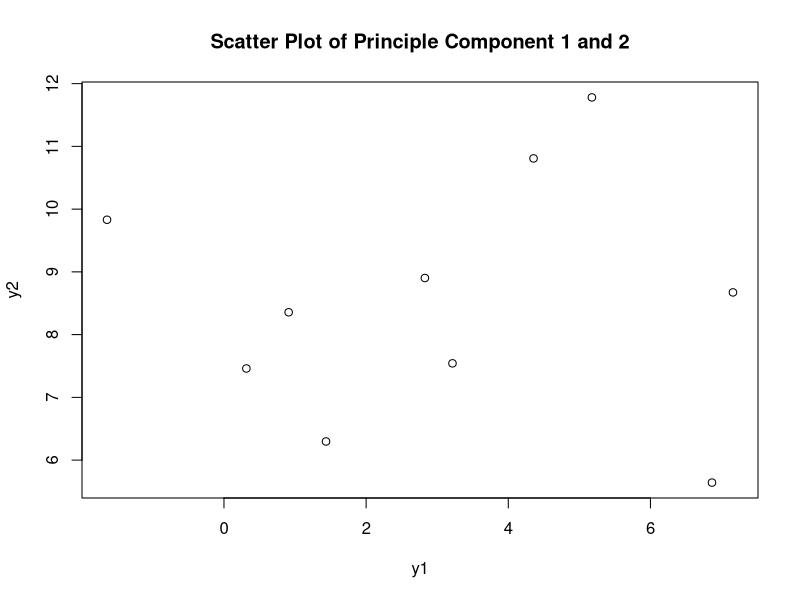

Write the R code that produced this figure.

data <- c(7,4,6,8,8,7,5,9,7,8,4,1,3,6,5,2,3,5,4,2,3,8,5,1,7,9,3,8,5,2)
x <- matrix(data, nrow=10, ncol=3)
cov_matrix <- cov(x)

x1 <- x[,1]
x2 <- x[,2]
x3 <- x[,3]

PC1_load <- c(-.137571, -.250460, 0.958308)
PC2_load <- c(0.699037, 0.660889, 0.273080)

y1 <- x %*% t(t(PC1_load))
y2 <- x %*% t(t(PC2_load))

plot(y1, y2, main='Scatter Plot of Principle Component 1 and 2', xlab='y1', ylab='y2')

#Correlation Matrix

#First the eigenvectors 

PC1_ev <- c(-.137571, -.250460, 0.958308)
PC2_ev <- c(0.699037, 0.660889, 0.273080)

evalue1 <- 8.2739
evalue2 <- 3.6761

variance <- c(2.3222222222, 2.5, 7.8777777777)

(PC1_ev * sqrt(evalue1)) / sqrt(variance)
(PC2_ev * sqrt(evalue2)) / sqrt(variance)